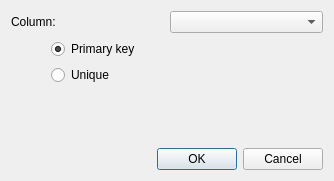
<ui version="4.0" >
 <class>DlgCreateConstraint</class>
 <widget class="QDialog" name="DlgCreateConstraint" >
  <property name="geometry" >
   <rect>
    <x>0</x>
    <y>0</y>
    <width>334</width>
    <height>181</height>
   </rect>
  </property>
  <property name="windowTitle" >
   <string>Add constraint</string>
  </property>
  <layout class="QVBoxLayout" >
   <item>
    <layout class="QHBoxLayout" >
     <item>
      <widget class="QLabel" name="label" >
       <property name="text" >
        <string>Column:</string>
       </property>
      </widget>
     </item>
     <item>
      <widget class="QComboBox" name="cboColumn" />
     </item>
    </layout>
   </item>
   <item>
    <layout class="QGridLayout" >
     <item rowspan="2" row="0" column="0" >
      <spacer>
       <property name="orientation" >
        <enum>Qt::Horizontal</enum>
       </property>
       <property name="sizeType" >
        <enum>QSizePolicy::Fixed</enum>
       </property>
       <property name="sizeHint" >
        <size>
         <width>40</width>
         <height>31</height>
        </size>
       </property>
      </spacer>
     </item>
     <item row="0" column="1" >
      <widget class="QRadioButton" name="radPrimaryKey" >
       <property name="text" >
        <string>Primary key</string>
       </property>
       <property name="checked" >
        <bool>true</bool>
       </property>
      </widget>
     </item>
     <item row="1" column="1" >
      <widget class="QRadioButton" name="radUnique" >
       <property name="text" >
        <string>Unique</string>
       </property>
      </widget>
     </item>
    </layout>
   </item>
   <item>
    <spacer>
     <property name="orientation" >
      <enum>Qt::Vertical</enum>
     </property>
     <property name="sizeHint" >
      <size>
       <width>20</width>
       <height>40</height>
      </size>
     </property>
    </spacer>
   </item>
   <item>
    <widget class="QDialogButtonBox" name="buttonBox" >
     <property name="orientation" >
      <enum>Qt::Horizontal</enum>
     </property>
     <property name="standardButtons" >
      <set>QDialogButtonBox::Cancel|QDialogButtonBox::NoButton|QDialogButtonBox::Ok</set>
     </property>
    </widget>
   </item>
  </layout>
 </widget>
 <resources/>
 <connections>
  <connection>
   <sender>buttonBox</sender>
   <signal>accepted()</signal>
   <receiver>DlgCreateConstraint</receiver>
   <slot>accept()</slot>
   <hints>
    <hint type="sourcelabel" >
     <x>248</x>
     <y>254</y>
    </hint>
    <hint type="destinationlabel" >
     <x>157</x>
     <y>274</y>
    </hint>
   </hints>
  </connection>
  <connection>
   <sender>buttonBox</sender>
   <signal>rejected()</signal>
   <receiver>DlgCreateConstraint</receiver>
   <slot>reject()</slot>
   <hints>
    <hint type="sourcelabel" >
     <x>316</x>
     <y>260</y>
    </hint>
    <hint type="destinationlabel" >
     <x>286</x>
     <y>274</y>
    </hint>
   </hints>
  </connection>
 </connections>
</ui>
